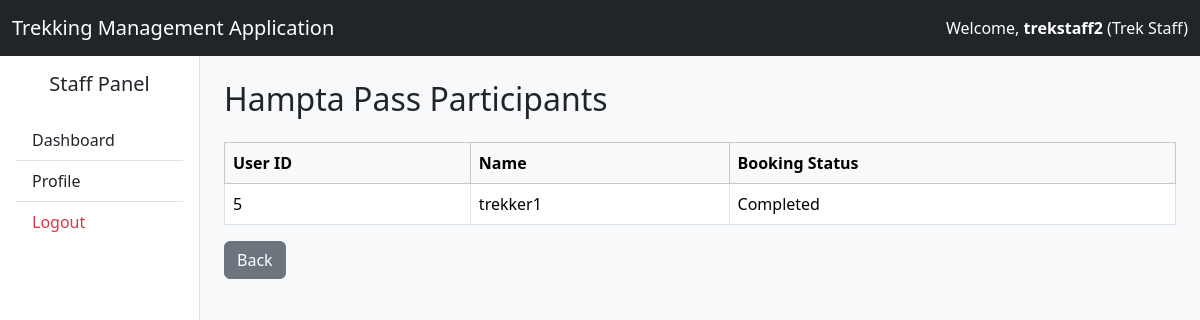
/staff/participants/4 (signed in), run on the app's committed database.
### application/models.py (models this page shows, shortened)
class User(UserMixin, db.Model):
    __tablename__ = "user"
    user_id = db.Column(db.Integer, primary_key=True, autoincrement=True)
    name = db.Column(db.String(100), nullable=False)
    email = db.Column(db.String(120), unique=True, nullable=False)
    password = db.Column(db.String(200), nullable=False)
    role = db.Column(db.String(20), nullable=False)
    is_approved = db.Column(db.Boolean, default=False)
    is_blacklisted = db.Column(db.Boolean, default=False)
    is_active = db.Column(db.Boolean, default=True)
    bookings = db.relationship("Booking", back_populates="user", cascade="all, delete-orphan")
    staff_profile = db.relationship("StaffProfile", uselist=False)

class Trek(db.Model):
    __tablename__ = "trek"
    trek_id = db.Column(db.Integer, primary_key=True, autoincrement=True)
    trek_name = db.Column(db.String(100), nullable=False)
    location = db.Column(db.String(100), nullable=False)
    difficulty = db.Column(db.String(20), nullable=False)
    duration = db.Column(db.Integer, nullable=False)
    available_slots = db.Column(db.Integer, nullable=False)
    assigned_staff_id = db.Column(
        db.Integer,
        db.ForeignKey("user.user_id")
    )
    assigned_staff = db.relationship(
    "User",
    foreign_keys=[assigned_staff_id]
)
    status = db.Column(db.String(20), nullable=False)
    start_date = db.Column(db.Date)
    end_date = db.Column(db.Date)
    bookings = db.relationship("Booking", back_populates="trek",cascade="all, delete-orphan")

class Booking(db.Model):
    __tablename__ = "booking"
    booking_id = db.Column(db.Integer, primary_key=True, autoincrement=True)
    user_id = db.Column(
        db.Integer,
        db.ForeignKey("user.user_id"),
        nullable=False
    )
    trek_id = db.Column(
        db.Integer,
        db.ForeignKey("trek.trek_id"),
        nullable=False
    )
    booking_date = db.Column(db.DateTime, nullable=False)
    booking_status = db.Column(
        db.String(20),
        nullable=False,
        default="Booked"
    )
    payment_status = db.Column(
        db.String(20),
        nullable=False,
        default="Pending"
    )
    user = db.relationship("User", back_populates="bookings")
    trek = db.relationship("Trek", back_populates="bookings")

### application/controllers.py (the view)
@app.route("/staff/participants/<int:trek_id>")
@login_required
def participant_list(trek_id):
    if current_user.role != "Trek Staff":
        return "Access Denied."
    trek = Trek.query.get_or_404(trek_id)
    if trek.assigned_staff_id != current_user.user_id:
        return "Access Denied."
    bookings = Booking.query.filter_by(
        trek_id=trek_id
    ).all()
    return render_template(
        "staff/participants.html",
        trek=trek,
        bookings=bookings
    )

### main.py (called while the page is built)
@login_manager.user_loader
def load_user(user_id):
    return User.query.get(int(user_id))

### templates/staff/participants.html (shortened to what this page needs)
{% extends "base_dashboard.html" %}
{% block panel_title %}
Staff Panel
{% endblock %}
{% block sidebar %}
<div class="list-group list-group-flush">
    <a href="{{ url_for('staff_dashboard') }}"
       class="list-group-item list-group-item-action">
        Dashboard
    </a>
    <a href="{{ url_for('staff_profile') }}"
       class="list-group-item list-group-item-action">
        Profile
    </a>
    <a href="{{ url_for('logout') }}"
       class="list-group-item list-group-item-action text-danger">
        Logout
    </a>
</div>
{% endblock %}
{% block content %}
<h2 class="mb-4">
{{ trek.trek_name }} Participants
</h2>
<div class="table-responsive">
<table class="table table-bordered align-middle">
<thead class="table-light">
<tr>
<th>User ID</th>
<th>Name</th>
<th>Booking Status</th>
</tr>
</thead>
<tbody>
{% for booking in bookings %}
<tr>
<td>{{ booking.user.user_id }}</td>
<td>{{ booking.user.name }}</td>
<td>{{ booking.booking_status }}</td>
</tr>
{% endfor %}
</tbody>
</table>
</div>
<a href="{{ url_for('staff_dashboard') }}"
class="btn btn-secondary">
Back
</a>
{% endblock %}

### templates/base_dashboard.html (shortened to what this page needs)
<!DOCTYPE html>
<html>
<head>
    <link href="https://cdn.jsdelivr.net/npm/bootstrap@5.3.7/dist/css/bootstrap.min.css" rel="stylesheet">
</head>
<body class="bg-light">
<nav class="navbar navbar-expand-lg navbar-dark bg-dark">
    <div class="container-fluid">
        <span class="navbar-brand">
            Trekking Management Application
        </span>
        {% if current_user.is_authenticated %}
        <span class="navbar-text text-white">
            Welcome,
            <strong>{{ current_user.name }}</strong>
            ({{ current_user.role }})
        </span>
        {% endif %}
    </div>
</nav>
<div class="container-fluid">
    <div class="row">
        <div class="col-md-2 bg-white border-end min-vh-100 p-3">
            <h5 class="text-center mb-4">
                {% block panel_title %}{% endblock %}
            </h5>
            {% block sidebar %}
            {% endblock %}
        </div>
        <div class="col-md-10 p-4">
            {% block content %}
            {% endblock %}
        </div>
    </div>
</div>
</body>
</html>

### data on the page
User: name "trekstaff2", role "Trek Staff"
Trek: trek_name "Hampta Pass"
Booking: user.user_id "5", user.name "trekker1", booking_status "Completed"
